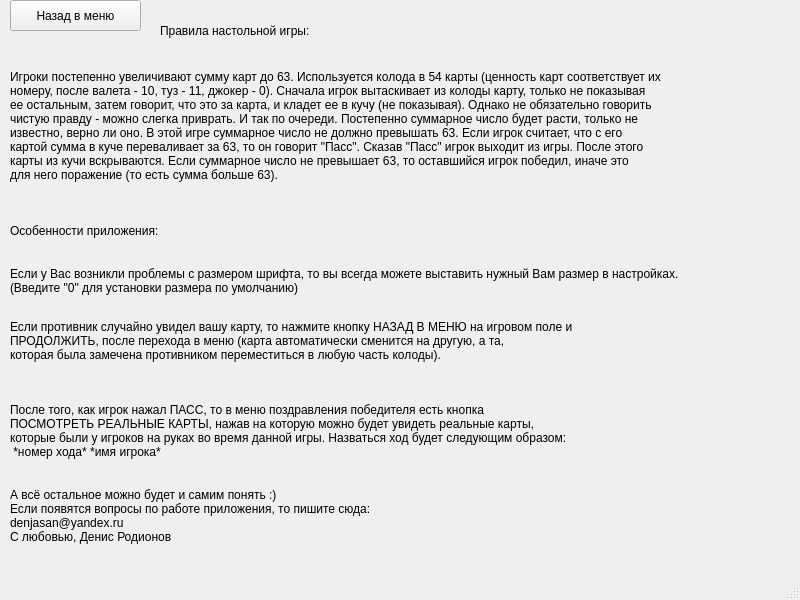
<?xml version="1.0" encoding="UTF-8"?>
<ui version="4.0">
 <class>MainWindow</class>
 <widget class="QMainWindow" name="MainWindow">
  <property name="geometry">
   <rect>
    <x>0</x>
    <y>0</y>
    <width>800</width>
    <height>600</height>
   </rect>
  </property>
  <property name="windowTitle">
   <string>MainWindow</string>
  </property>
  <widget class="QWidget" name="centralwidget">
   <widget class="QLabel" name="lbl_rules">
    <property name="geometry">
     <rect>
      <x>10</x>
      <y>40</y>
      <width>781</width>
      <height>171</height>
     </rect>
    </property>
    <property name="text">
     <string>Игроки постепенно увеличивают сумму карт до 63. Используется колода в 54 карты (ценность карт соответствует их
номеру, после валета - 10, туз - 11, джокер - 0). Сначала игрок вытаскивает из колоды карту, только не показывая
ее остальным, затем говорит, что это за карта, и кладет ее в кучу (не показывая). Однако не обязательно говорить
чистую правду - можно слегка приврать. И так по очереди. Постепенно суммарное число будет расти, только не
известно, верно ли оно. В этой игре суммарное число не должно превышать 63. Если игрок считает, что с его
картой сумма в куче переваливает за 63, то он говорит &quot;Пасс&quot;. Сказав &quot;Пасс&quot; игрок выходит из игры. После этого
карты из кучи вскрываются. Если суммарное число не превышает 63, то оставшийся игрок победил, иначе это
для него поражение (то есть сумма больше 63).</string>
    </property>
   </widget>
   <widget class="QPushButton" name="b_menu">
    <property name="geometry">
     <rect>
      <x>10</x>
      <y>0</y>
      <width>131</width>
      <height>31</height>
     </rect>
    </property>
    <property name="text">
     <string>Назад в меню</string>
    </property>
   </widget>
   <widget class="QLabel" name="lbl_name">
    <property name="geometry">
     <rect>
      <x>160</x>
      <y>10</y>
      <width>511</width>
      <height>41</height>
     </rect>
    </property>
    <property name="text">
     <string>Правила настольной игры:</string>
    </property>
   </widget>
   <widget class="QLabel" name="lbl_name_2">
    <property name="geometry">
     <rect>
      <x>10</x>
      <y>210</y>
      <width>781</width>
      <height>41</height>
     </rect>
    </property>
    <property name="text">
     <string>Особенности приложения:</string>
    </property>
   </widget>
   <widget class="QLabel" name="lbl_wow_1">
    <property name="geometry">
     <rect>
      <x>10</x>
      <y>310</y>
      <width>781</width>
      <height>61</height>
     </rect>
    </property>
    <property name="text">
     <string>Если противник случайно увидел вашу карту, то нажмите кнопку НАЗАД В МЕНЮ на игровом поле и
ПРОДОЛЖИТЬ, после перехода в меню (карта автоматически сменится на другую, а та,
которая была замечена противником переместиться в любую часть колоды).</string>
    </property>
   </widget>
   <widget class="QLabel" name="lbl_wow_2">
    <property name="geometry">
     <rect>
      <x>10</x>
      <y>390</y>
      <width>781</width>
      <height>81</height>
     </rect>
    </property>
    <property name="text">
     <string>После того, как игрок нажал ПАСС, то в меню поздравления победителя есть кнопка
ПОСМОТРЕТЬ РЕАЛЬНЫЕ КАРТЫ, нажав на которую можно будет увидеть реальные карты,
которые были у игроков на руках во время данной игры. Назваться ход будет следующим образом:
 *номер хода* *имя игрока*</string>
    </property>
   </widget>
   <widget class="QLabel" name="lbl_wow">
    <property name="geometry">
     <rect>
      <x>10</x>
      <y>480</y>
      <width>781</width>
      <height>71</height>
     </rect>
    </property>
    <property name="text">
     <string>А всё остальное можно будет и самим понять :)
Если появятся вопросы по работе приложения, то пишите сюда:
denjasan@yandex.ru
С любовью, Денис Родионов</string>
    </property>
   </widget>
   <widget class="QLabel" name="lbl_back_pic">
    <property name="geometry">
     <rect>
      <x>0</x>
      <y>0</y>
      <width>801</width>
      <height>571</height>
     </rect>
    </property>
    <property name="text">
     <string/>
    </property>
   </widget>
   <widget class="QLabel" name="lbl_wow_3">
    <property name="geometry">
     <rect>
      <x>10</x>
      <y>260</y>
      <width>781</width>
      <height>41</height>
     </rect>
    </property>
    <property name="text">
     <string>Если у Вас возникли проблемы с размером шрифта, то вы всегда можете выставить нужный Вам размер в настройках.
(Введите &quot;0&quot; для установки размера по умолчанию)</string>
    </property>
   </widget>
   <zorder>lbl_back_pic</zorder>
   <zorder>lbl_rules</zorder>
   <zorder>b_menu</zorder>
   <zorder>lbl_name</zorder>
   <zorder>lbl_name_2</zorder>
   <zorder>lbl_wow_1</zorder>
   <zorder>lbl_wow_2</zorder>
   <zorder>lbl_wow</zorder>
   <zorder>lbl_wow_3</zorder>
  </widget>
  <widget class="QMenuBar" name="menubar">
   <property name="geometry">
    <rect>
     <x>0</x>
     <y>0</y>
     <width>800</width>
     <height>21</height>
    </rect>
   </property>
  </widget>
  <widget class="QStatusBar" name="statusbar"/>
 </widget>
 <resources/>
 <connections/>
</ui>
